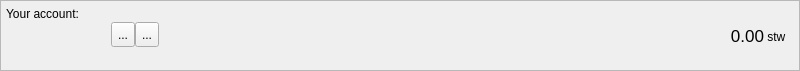
<?xml version="1.0" encoding="UTF-8"?>
<ui version="4.0">
 <class>AccountFrame</class>
 <widget class="QFrame" name="AccountFrame">
  <property name="geometry">
   <rect>
    <x>0</x>
    <y>0</y>
    <width>800</width>
    <height>71</height>
   </rect>
  </property>
  <property name="minimumSize">
   <size>
    <width>0</width>
    <height>70</height>
   </size>
  </property>
  <property name="maximumSize">
   <size>
    <width>16777215</width>
    <height>71</height>
   </size>
  </property>
  <property name="windowTitle">
   <string>Frame</string>
  </property>
  <property name="frameShape">
   <enum>QFrame::StyledPanel</enum>
  </property>
  <property name="frameShadow">
   <enum>QFrame::Plain</enum>
  </property>
  <layout class="QHBoxLayout" name="horizontalLayout_3">
   <property name="spacing">
    <number>0</number>
   </property>
   <property name="leftMargin">
    <number>5</number>
   </property>
   <property name="topMargin">
    <number>0</number>
   </property>
   <property name="rightMargin">
    <number>5</number>
   </property>
   <property name="bottomMargin">
    <number>0</number>
   </property>
   <item>
    <layout class="QVBoxLayout" name="verticalLayout_3">
     <property name="spacing">
      <number>1</number>
     </property>
     <property name="leftMargin">
      <number>0</number>
     </property>
     <property name="rightMargin">
      <number>0</number>
     </property>
     <item>
      <widget class="QLabel" name="label">
       <property name="minimumSize">
        <size>
         <width>0</width>
         <height>20</height>
        </size>
       </property>
       <property name="maximumSize">
        <size>
         <width>16777215</width>
         <height>20</height>
        </size>
       </property>
       <property name="text">
        <string>Your account:</string>
       </property>
       <property name="alignment">
        <set>Qt::AlignBottom|Qt::AlignLeading|Qt::AlignLeft</set>
       </property>
       <property name="margin">
        <number>0</number>
       </property>
       <property name="indent">
        <number>0</number>
       </property>
      </widget>
     </item>
     <item>
      <layout class="QHBoxLayout" name="horizontalLayout">
       <property name="spacing">
        <number>0</number>
       </property>
       <property name="bottomMargin">
        <number>0</number>
       </property>
       <item>
        <widget class="QLabel" name="m_addressLabel">
         <property name="sizePolicy">
          <sizepolicy hsizetype="Minimum" vsizetype="Preferred">
           <horstretch>0</horstretch>
           <verstretch>0</verstretch>
          </sizepolicy>
         </property>
         <property name="minimumSize">
          <size>
           <width>100</width>
           <height>22</height>
          </size>
         </property>
         <property name="maximumSize">
          <size>
           <width>16777215</width>
           <height>22</height>
          </size>
         </property>
         <property name="baseSize">
          <size>
           <width>0</width>
           <height>22</height>
          </size>
         </property>
         <property name="cursor">
          <cursorShape>IBeamCursor</cursorShape>
         </property>
         <property name="toolTip">
          <string>Your receiving address</string>
         </property>
         <property name="whatsThis">
          <string>This is your account address</string>
         </property>
         <property name="text">
          <string/>
         </property>
         <property name="alignment">
          <set>Qt::AlignBottom|Qt::AlignLeading|Qt::AlignLeft</set>
         </property>
         <property name="textInteractionFlags">
          <set>Qt::TextSelectableByKeyboard|Qt::TextSelectableByMouse</set>
         </property>
        </widget>
       </item>
       <item>
        <spacer name="horizontalSpacer_2">
         <property name="orientation">
          <enum>Qt::Horizontal</enum>
         </property>
         <property name="sizeType">
          <enum>QSizePolicy::Fixed</enum>
         </property>
         <property name="sizeHint" stdset="0">
          <size>
           <width>5</width>
           <height>25</height>
          </size>
         </property>
        </spacer>
       </item>
       <item>
        <widget class="QToolButton" name="m_copyButton">
         <property name="minimumSize">
          <size>
           <width>0</width>
           <height>25</height>
          </size>
         </property>
         <property name="toolTip">
          <string>Copy address</string>
         </property>
         <property name="statusTip">
          <string/>
         </property>
         <property name="whatsThis">
          <string/>
         </property>
         <property name="text">
          <string>...</string>
         </property>
         <property name="icon">
          <iconset resource="../../resources.qrc">
           <normaloff>:/icons/copy</normaloff>:/icons/copy</iconset>
         </property>
        </widget>
       </item>
       <item>
        <widget class="QToolButton" name="m_qrButton">
         <property name="minimumSize">
          <size>
           <width>0</width>
           <height>25</height>
          </size>
         </property>
         <property name="toolTip">
          <string>Show QR code</string>
         </property>
         <property name="statusTip">
          <string/>
         </property>
         <property name="text">
          <string>...</string>
         </property>
         <property name="icon">
          <iconset resource="../../resources.qrc">
           <normaloff>:/icons/qrcode</normaloff>:/icons/qrcode</iconset>
         </property>
        </widget>
       </item>
       <item>
        <spacer name="horizontalSpacer">
         <property name="orientation">
          <enum>Qt::Horizontal</enum>
         </property>
         <property name="sizeHint" stdset="0">
          <size>
           <width>0</width>
           <height>25</height>
          </size>
         </property>
        </spacer>
       </item>
       <item>
        <widget class="QLabel" name="totalBalance">
         <property name="sizePolicy">
          <sizepolicy hsizetype="Preferred" vsizetype="Preferred">
           <horstretch>0</horstretch>
           <verstretch>0</verstretch>
          </sizepolicy>
         </property>
         <property name="maximumSize">
          <size>
           <width>16777215</width>
           <height>24</height>
          </size>
         </property>
         <property name="font">
          <font>
           <pointsize>13</pointsize>
           <weight>50</weight>
           <bold>false</bold>
          </font>
         </property>
         <property name="toolTip">
          <string>Total balance</string>
         </property>
         <property name="statusTip">
          <string>Total balance</string>
         </property>
         <property name="text">
          <string>0.00</string>
         </property>
         <property name="alignment">
          <set>Qt::AlignBottom|Qt::AlignRight|Qt::AlignTrailing</set>
         </property>
         <property name="margin">
          <number>0</number>
         </property>
         <property name="textInteractionFlags">
          <set>Qt::TextSelectableByMouse</set>
         </property>
        </widget>
       </item>
       <item>
        <widget class="QLabel" name="label_2">
         <property name="sizePolicy">
          <sizepolicy hsizetype="Preferred" vsizetype="Fixed">
           <horstretch>0</horstretch>
           <verstretch>0</verstretch>
          </sizepolicy>
         </property>
         <property name="minimumSize">
          <size>
           <width>30</width>
           <height>20</height>
          </size>
         </property>
         <property name="maximumSize">
          <size>
           <width>16777215</width>
           <height>20</height>
          </size>
         </property>
         <property name="baseSize">
          <size>
           <width>-1</width>
           <height>20</height>
          </size>
         </property>
         <property name="text">
          <string> stw</string>
         </property>
         <property name="alignment">
          <set>Qt::AlignBottom|Qt::AlignLeading|Qt::AlignLeft</set>
         </property>
         <property name="margin">
          <number>0</number>
         </property>
        </widget>
       </item>
      </layout>
     </item>
     <item>
      <widget class="QLabel" name="addressStatusLabel">
       <property name="minimumSize">
        <size>
         <width>0</width>
         <height>20</height>
        </size>
       </property>
       <property name="maximumSize">
        <size>
         <width>16777215</width>
         <height>20</height>
        </size>
       </property>
       <property name="text">
        <string/>
       </property>
       <property name="alignment">
        <set>Qt::AlignLeading|Qt::AlignLeft|Qt::AlignTop</set>
       </property>
       <property name="margin">
        <number>0</number>
       </property>
       <property name="indent">
        <number>0</number>
       </property>
      </widget>
     </item>
    </layout>
   </item>
  </layout>
 </widget>
 <resources>
  <include location="../../resources.qrc"/>
 </resources>
 <connections>
  <connection>
   <sender>m_copyButton</sender>
   <signal>clicked()</signal>
   <receiver>AccountFrame</receiver>
   <slot>copyAddress()</slot>
   <hints>
    <hint type="sourcelabel">
     <x>818</x>
     <y>26</y>
    </hint>
    <hint type="destinationlabel">
     <x>422</x>
     <y>295</y>
    </hint>
   </hints>
  </connection>
  <connection>
   <sender>m_qrButton</sender>
   <signal>clicked()</signal>
   <receiver>AccountFrame</receiver>
   <slot>showQR()</slot>
   <hints>
    <hint type="sourcelabel">
     <x>802</x>
     <y>34</y>
    </hint>
    <hint type="destinationlabel">
     <x>494</x>
     <y>35</y>
    </hint>
   </hints>
  </connection>
 </connections>
 <slots>
  <slot>copyAddress()</slot>
 </slots>
</ui>
